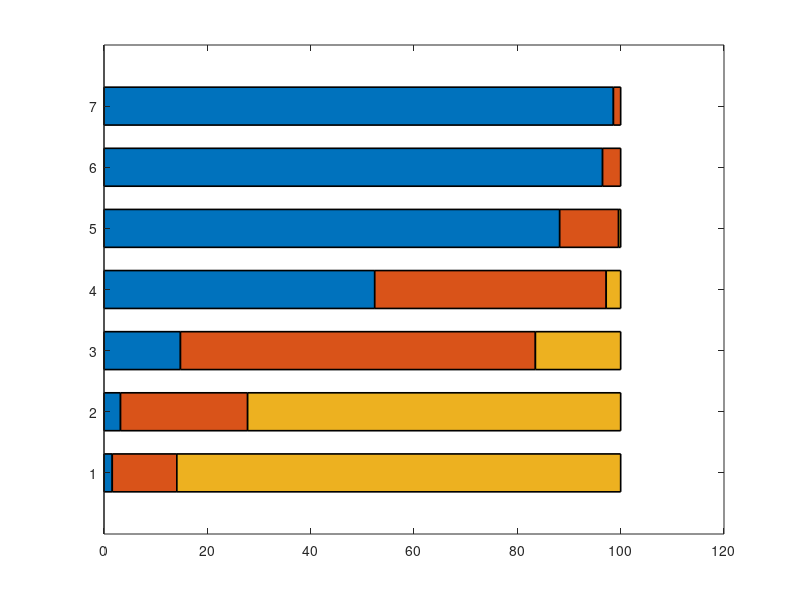

Here is the MATLAB script that generated this plot: (Note: this script raises an error after producing the figure.)
%% =========================================================================
%% 繪圖腳本：plot_fig4_7_tsv_preference.m
%% 功能：繪製圖 4.7 亞熱帶氣候區熱感覺投票 (TSV) 與熱偏好 (TP) 非對稱映射堆疊圖
%% 對應論文章節：第四章 4.2.7 節 (符合 IEEE 頂刊排版標準：字體 16、強制純白底)
%% =========================================================================

clear; clc; close all;

% 1. 動態錨定專案根目錄與輸出路徑
script_dir   = fileparts(mfilename('fullpath'));
project_root = fullfile(script_dir, '..', '..');
out_fig_dir  = fullfile(project_root, 'outputs', 'figures');

if ~exist(out_fig_dir, 'dir')
    mkdir(out_fig_dir);
end

% 2. 建立畫布 (強制全圖純白底色，加寬加高確保 16 級字體排版舒適)
fig = figure('Name', 'Fig4_7_TSV_Preference_Asymmetry', ...
             'Position', [80, 80, 1150, 620], 'Color', 'w');

% 3. 準備交叉列聯數據 (7 階 TSV 對應之百分比：[Cooler, No Change, Warmer])
% 數據來源：表 4.10 實測統計 (n = 13,842)
tsv_labels = {'-3 (極冷)', '-2 (冷)', '-1 (微涼)', '0 (中性)', '+1 (微暖)', '+2 (暖)', '+3 (極熱)'};
pref_data = [
     1.6,  12.5,  85.9;  % TSV = -3
     3.2,  24.6,  72.2;  % TSV = -2
    14.8,  68.7,  16.5;  % TSV = -1 (滿意度最高峰值 68.7%)
    52.4,  44.8,   2.8;  % TSV =  0 (52.4% 隱性向冷偏好)
    88.2,  11.4,   0.4;  % TSV = +1
    96.5,   3.5,   0.0;  % TSV = +2
    98.6,   1.4,   0.0   % TSV = +3
];

% 4. 繪製 100% 水平堆疊長條圖
b = barh(1:7, pref_data, 0.62, 'stacked', 'LineWidth', 1.2);

% 設定莫蘭迪學術配色
b(1).FaceColor = [0.18, 0.45, 0.72]; % 希望更涼 (Prefer Cooler)
b(2).FaceColor = [0.60, 0.72, 0.65]; % 維持不變 (No Change)
b(3).FaceColor = [0.85, 0.38, 0.25]; % 希望更暖 (Prefer Warmer)

hold on;

% 5. 強制鎖定繪圖區為純白底色、純黑座標軸
set(gca, 'Color', 'w', 'XColor', 'k', 'YColor', 'k', ...
         'FontSize', 16, 'LineWidth', 1.2, 'FontName', 'Helvetica');
grid on; box on;
set(gca, 'GridColor', [0.85, 0.85, 0.85], 'GridAlpha', 0.9, 'GridLineStyle', '--');

% 6. 標註內部百分比標籤 (字體 14 粗體)
for i = 1:7
    % Cooler 百分比標註
    if pref_data(i, 1) >= 8.0
        text(pref_data(i, 1)/2, i, sprintf('%.1f%%', pref_data(i, 1)), ...
            'HorizontalAlignment', 'center', 'VerticalAlignment', 'middle', ...
            'FontSize', 14, 'FontWeight', 'bold', 'Color', 'w');
    end
    % No Change 百分比標註
    if pref_data(i, 2) >= 8.0
        text(pref_data(i, 1) + pref_data(i, 2)/2, i, sprintf('%.1f%%', pref_data(i, 2)), ...
            'HorizontalAlignment', 'center', 'VerticalAlignment', 'middle', ...
            'FontSize', 14, 'FontWeight', 'bold', 'Color', 'k');
    end
    % Warmer 百分比標註
    if pref_data(i, 3) >= 8.0
        text(pref_data(i, 1) + pref_data(i, 2) + pref_data(i, 3)/2, i, sprintf('%.1f%%', pref_data(i, 3)), ...
            'HorizontalAlignment', 'center', 'VerticalAlignment', 'middle', ...
            'FontSize', 14, 'FontWeight', 'bold', 'Color', 'w');
    end
end

% 7. 繪製關鍵分析指引線與提示文字 (字體 15 粗體)
yline(4.5, ':k', 'LineWidth', 1.5, 'HandleVisibility', 'off');
text(102, 4, '← TSV = 0 狀態下 52.4% 渴望更涼', ...
     'FontSize', 15, 'FontWeight', 'bold', 'Color', [0.18, 0.45, 0.72]);
text(102, 3, '← TSV = -1 滿意度達峰值 (68.7%)', ...
     'FontSize', 15, 'FontWeight', 'bold', 'Color', [0.20, 0.55, 0.30]);

% 8. 座標軸與標籤格式化 (字體 16 純黑粗體)
set(gca, 'YTick', 1:7, 'YTickLabel', tsv_labels);
xlabel('受測者熱偏好累積百分比 Cumulative Percentage (%)', 'FontSize', 16, 'FontWeight', 'bold', 'Color', 'k');
ylabel('熱感覺投票尺度 (TSV Scale)', 'FontSize', 16, 'FontWeight', 'bold', 'Color', 'k');
title('亞熱帶氣候區熱感覺與熱偏好非對稱映射特性 (n = 13,842)', 'FontSize', 18, 'FontWeight', 'bold', 'Color', 'k');
xlim([0, 100]);
ylim([0.4, 7.6]);

% 9. 設定頂部圖例 (字體 16、純白底、深灰框)
lgd = legend({'希望更涼 (Prefer Cooler)', '維持不變 (No Change)', '希望更暖 (Prefer Warmer)'}, ...
             'Location', 'northoutside', 'Orientation', 'horizontal', 'FontSize', 16, 'TextColor', 'k');
set(lgd, 'Color', 'w', 'EdgeColor', [0.6, 0.6, 0.6], 'LineWidth', 1.0);

% 10. 匯出 300 DPI 印刷級圖檔 (強制純白背景)
out_file = fullfile(out_fig_dir, 'Fig4_7_Taiwan_Subtropical_TSV_Preference_Asymmetry.png');
exportgraphics(fig, out_file, 'Resolution', 300, 'BackgroundColor', 'w');
fprintf('[完成] 圖 4.7 已成功輸出至：%s\n', out_file);
